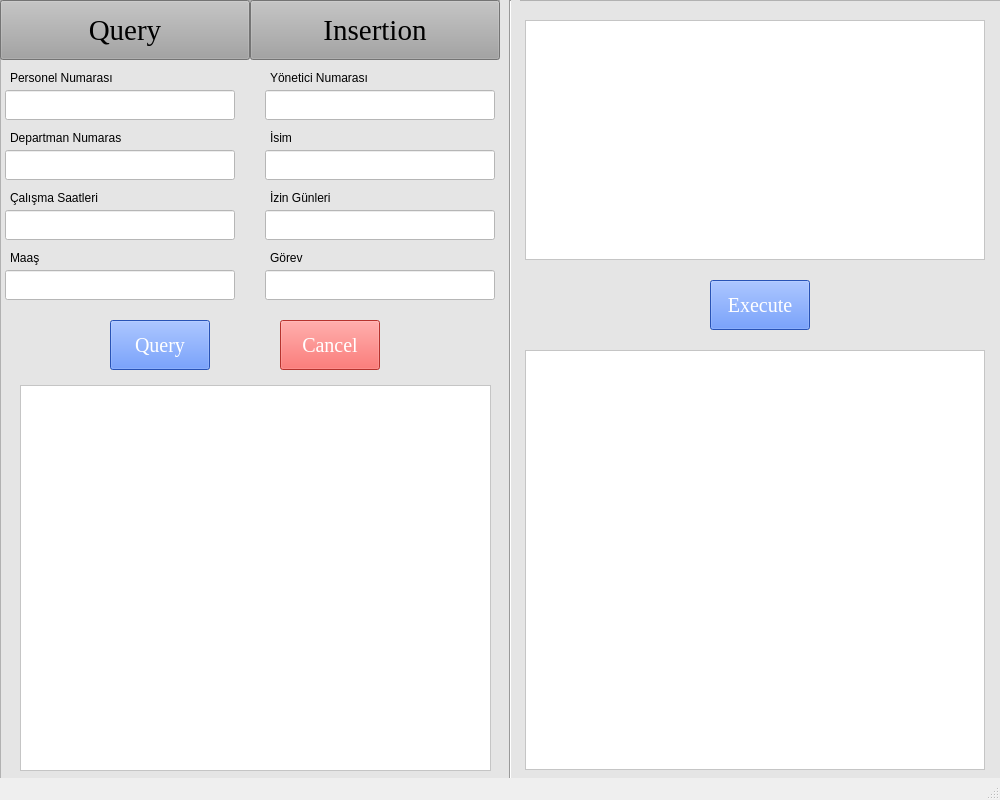
<?xml version="1.0" encoding="UTF-8"?>
<ui version="4.0">
 <class>MainWindow</class>
 <widget class="QMainWindow" name="MainWindow">
  <property name="geometry">
   <rect>
    <x>0</x>
    <y>0</y>
    <width>1000</width>
    <height>800</height>
   </rect>
  </property>
  <property name="windowTitle">
   <string>MainWindow</string>
  </property>
  <widget class="QWidget" name="centralwidget">
   <widget class="QFrame" name="frame_5">
    <property name="geometry">
     <rect>
      <x>0</x>
      <y>0</y>
      <width>1001</width>
      <height>800</height>
     </rect>
    </property>
    <property name="styleSheet">
     <string notr="true">background-color: rgb(229, 229, 229);</string>
    </property>
    <property name="frameShape">
     <enum>QFrame::StyledPanel</enum>
    </property>
    <property name="frameShadow">
     <enum>QFrame::Raised</enum>
    </property>
    <widget class="QPushButton" name="pushButton">
     <property name="geometry">
      <rect>
       <x>0</x>
       <y>0</y>
       <width>250</width>
       <height>60</height>
      </rect>
     </property>
     <property name="font">
      <font>
       <family>Times New Roman</family>
       <pointsize>22</pointsize>
      </font>
     </property>
     <property name="styleSheet">
      <string notr="true">background-color: rgb(163, 163, 163);</string>
     </property>
     <property name="text">
      <string>Query</string>
     </property>
    </widget>
    <widget class="QPushButton" name="pushButton_2">
     <property name="geometry">
      <rect>
       <x>250</x>
       <y>0</y>
       <width>250</width>
       <height>60</height>
      </rect>
     </property>
     <property name="font">
      <font>
       <family>Times New Roman</family>
       <pointsize>22</pointsize>
      </font>
     </property>
     <property name="styleSheet">
      <string notr="true">background-color: rgb(163, 163, 163);</string>
     </property>
     <property name="text">
      <string>Insertion</string>
     </property>
    </widget>
    <widget class="QTextEdit" name="textEdit">
     <property name="geometry">
      <rect>
       <x>525</x>
       <y>20</y>
       <width>460</width>
       <height>240</height>
      </rect>
     </property>
     <property name="styleSheet">
      <string notr="true">background-color: rgb(255, 255, 255);</string>
     </property>
    </widget>
    <widget class="QPushButton" name="pushButton_5">
     <property name="geometry">
      <rect>
       <x>710</x>
       <y>280</y>
       <width>100</width>
       <height>50</height>
      </rect>
     </property>
     <property name="palette">
      <palette>
       <active>
        <colorrole role="WindowText">
         <brush brushstyle="SolidPattern">
          <color alpha="255">
           <red>255</red>
           <green>255</green>
           <blue>255</blue>
          </color>
         </brush>
        </colorrole>
        <colorrole role="Button">
         <brush brushstyle="SolidPattern">
          <color alpha="255">
           <red>56</red>
           <green>116</green>
           <blue>255</blue>
          </color>
         </brush>
        </colorrole>
        <colorrole role="Light">
         <brush brushstyle="SolidPattern">
          <color alpha="255">
           <red>51</red>
           <green>133</green>
           <blue>255</blue>
          </color>
         </brush>
        </colorrole>
        <colorrole role="Text">
         <brush brushstyle="SolidPattern">
          <color alpha="255">
           <red>255</red>
           <green>255</green>
           <blue>255</blue>
          </color>
         </brush>
        </colorrole>
        <colorrole role="ButtonText">
         <brush brushstyle="SolidPattern">
          <color alpha="255">
           <red>255</red>
           <green>255</green>
           <blue>255</blue>
          </color>
         </brush>
        </colorrole>
        <colorrole role="Base">
         <brush brushstyle="SolidPattern">
          <color alpha="255">
           <red>56</red>
           <green>116</green>
           <blue>255</blue>
          </color>
         </brush>
        </colorrole>
        <colorrole role="Window">
         <brush brushstyle="SolidPattern">
          <color alpha="255">
           <red>56</red>
           <green>116</green>
           <blue>255</blue>
          </color>
         </brush>
        </colorrole>
       </active>
       <inactive>
        <colorrole role="WindowText">
         <brush brushstyle="SolidPattern">
          <color alpha="255">
           <red>255</red>
           <green>255</green>
           <blue>255</blue>
          </color>
         </brush>
        </colorrole>
        <colorrole role="Button">
         <brush brushstyle="SolidPattern">
          <color alpha="255">
           <red>56</red>
           <green>116</green>
           <blue>255</blue>
          </color>
         </brush>
        </colorrole>
        <colorrole role="Light">
         <brush brushstyle="SolidPattern">
          <color alpha="255">
           <red>51</red>
           <green>133</green>
           <blue>255</blue>
          </color>
         </brush>
        </colorrole>
        <colorrole role="Text">
         <brush brushstyle="SolidPattern">
          <color alpha="255">
           <red>255</red>
           <green>255</green>
           <blue>255</blue>
          </color>
         </brush>
        </colorrole>
        <colorrole role="ButtonText">
         <brush brushstyle="SolidPattern">
          <color alpha="255">
           <red>255</red>
           <green>255</green>
           <blue>255</blue>
          </color>
         </brush>
        </colorrole>
        <colorrole role="Base">
         <brush brushstyle="SolidPattern">
          <color alpha="255">
           <red>56</red>
           <green>116</green>
           <blue>255</blue>
          </color>
         </brush>
        </colorrole>
        <colorrole role="Window">
         <brush brushstyle="SolidPattern">
          <color alpha="255">
           <red>56</red>
           <green>116</green>
           <blue>255</blue>
          </color>
         </brush>
        </colorrole>
       </inactive>
       <disabled>
        <colorrole role="WindowText">
         <brush brushstyle="SolidPattern">
          <color alpha="255">
           <red>255</red>
           <green>255</green>
           <blue>255</blue>
          </color>
         </brush>
        </colorrole>
        <colorrole role="Button">
         <brush brushstyle="SolidPattern">
          <color alpha="255">
           <red>56</red>
           <green>116</green>
           <blue>255</blue>
          </color>
         </brush>
        </colorrole>
        <colorrole role="Light">
         <brush brushstyle="SolidPattern">
          <color alpha="255">
           <red>51</red>
           <green>133</green>
           <blue>255</blue>
          </color>
         </brush>
        </colorrole>
        <colorrole role="Text">
         <brush brushstyle="SolidPattern">
          <color alpha="255">
           <red>255</red>
           <green>255</green>
           <blue>255</blue>
          </color>
         </brush>
        </colorrole>
        <colorrole role="ButtonText">
         <brush brushstyle="SolidPattern">
          <color alpha="255">
           <red>255</red>
           <green>255</green>
           <blue>255</blue>
          </color>
         </brush>
        </colorrole>
        <colorrole role="Base">
         <brush brushstyle="SolidPattern">
          <color alpha="255">
           <red>56</red>
           <green>116</green>
           <blue>255</blue>
          </color>
         </brush>
        </colorrole>
        <colorrole role="Window">
         <brush brushstyle="SolidPattern">
          <color alpha="255">
           <red>56</red>
           <green>116</green>
           <blue>255</blue>
          </color>
         </brush>
        </colorrole>
       </disabled>
      </palette>
     </property>
     <property name="font">
      <font>
       <family>Times New Roman</family>
       <pointsize>15</pointsize>
      </font>
     </property>
     <property name="styleSheet">
      <string notr="true">background-color: rgb(56, 116, 255);
color: rgb(255, 255, 255);</string>
     </property>
     <property name="text">
      <string>Execute</string>
     </property>
    </widget>
    <widget class="QTextEdit" name="textEdit_2">
     <property name="geometry">
      <rect>
       <x>525</x>
       <y>350</y>
       <width>460</width>
       <height>420</height>
      </rect>
     </property>
     <property name="styleSheet">
      <string notr="true">background-color: rgb(255, 255, 255);</string>
     </property>
     <property name="readOnly">
      <bool>true</bool>
     </property>
    </widget>
    <widget class="Line" name="line_5">
     <property name="geometry">
      <rect>
       <x>500</x>
       <y>0</y>
       <width>20</width>
       <height>811</height>
      </rect>
     </property>
     <property name="orientation">
      <enum>Qt::Vertical</enum>
     </property>
    </widget>
    <widget class="QLineEdit" name="lineEdit_30">
     <property name="geometry">
      <rect>
       <x>5</x>
       <y>90</y>
       <width>230</width>
       <height>30</height>
      </rect>
     </property>
     <property name="styleSheet">
      <string notr="true">background-color: rgb(255, 255, 255);</string>
     </property>
     <property name="text">
      <string/>
     </property>
    </widget>
    <widget class="QLineEdit" name="lineEdit_31">
     <property name="geometry">
      <rect>
       <x>265</x>
       <y>90</y>
       <width>230</width>
       <height>30</height>
      </rect>
     </property>
     <property name="styleSheet">
      <string notr="true">background-color: rgb(255, 255, 255);</string>
     </property>
     <property name="text">
      <string/>
     </property>
    </widget>
    <widget class="QLineEdit" name="lineEdit_32">
     <property name="geometry">
      <rect>
       <x>5</x>
       <y>150</y>
       <width>230</width>
       <height>30</height>
      </rect>
     </property>
     <property name="styleSheet">
      <string notr="true">background-color: rgb(255, 255, 255);</string>
     </property>
     <property name="text">
      <string/>
     </property>
    </widget>
    <widget class="QLineEdit" name="lineEdit_33">
     <property name="geometry">
      <rect>
       <x>5</x>
       <y>210</y>
       <width>230</width>
       <height>30</height>
      </rect>
     </property>
     <property name="styleSheet">
      <string notr="true">background-color: rgb(255, 255, 255);</string>
     </property>
     <property name="text">
      <string/>
     </property>
    </widget>
    <widget class="QLineEdit" name="lineEdit_34">
     <property name="geometry">
      <rect>
       <x>5</x>
       <y>270</y>
       <width>230</width>
       <height>30</height>
      </rect>
     </property>
     <property name="styleSheet">
      <string notr="true">background-color: rgb(255, 255, 255);</string>
     </property>
     <property name="text">
      <string/>
     </property>
    </widget>
    <widget class="QLineEdit" name="lineEdit_37">
     <property name="geometry">
      <rect>
       <x>265</x>
       <y>150</y>
       <width>230</width>
       <height>30</height>
      </rect>
     </property>
     <property name="styleSheet">
      <string notr="true">background-color: rgb(255, 255, 255);</string>
     </property>
     <property name="text">
      <string/>
     </property>
    </widget>
    <widget class="QLineEdit" name="lineEdit_38">
     <property name="geometry">
      <rect>
       <x>265</x>
       <y>210</y>
       <width>230</width>
       <height>30</height>
      </rect>
     </property>
     <property name="styleSheet">
      <string notr="true">background-color: rgb(255, 255, 255);</string>
     </property>
     <property name="text">
      <string/>
     </property>
    </widget>
    <widget class="QLineEdit" name="lineEdit_39">
     <property name="geometry">
      <rect>
       <x>265</x>
       <y>270</y>
       <width>230</width>
       <height>30</height>
      </rect>
     </property>
     <property name="styleSheet">
      <string notr="true">background-color: rgb(255, 255, 255);</string>
     </property>
     <property name="text">
      <string/>
     </property>
    </widget>
    <widget class="QLabel" name="label_30">
     <property name="geometry">
      <rect>
       <x>10</x>
       <y>70</y>
       <width>111</width>
       <height>16</height>
      </rect>
     </property>
     <property name="text">
      <string>Personel Numarası</string>
     </property>
    </widget>
    <widget class="QLabel" name="label_31">
     <property name="geometry">
      <rect>
       <x>270</x>
       <y>70</y>
       <width>111</width>
       <height>16</height>
      </rect>
     </property>
     <property name="text">
      <string>Yönetici Numarası</string>
     </property>
    </widget>
    <widget class="QLabel" name="label_32">
     <property name="geometry">
      <rect>
       <x>10</x>
       <y>130</y>
       <width>111</width>
       <height>16</height>
      </rect>
     </property>
     <property name="text">
      <string>Departman Numarası</string>
     </property>
    </widget>
    <widget class="QLabel" name="label_33">
     <property name="geometry">
      <rect>
       <x>270</x>
       <y>130</y>
       <width>111</width>
       <height>16</height>
      </rect>
     </property>
     <property name="text">
      <string>İsim</string>
     </property>
    </widget>
    <widget class="QLabel" name="label_34">
     <property name="geometry">
      <rect>
       <x>10</x>
       <y>190</y>
       <width>111</width>
       <height>16</height>
      </rect>
     </property>
     <property name="text">
      <string>Çalışma Saatleri</string>
     </property>
    </widget>
    <widget class="QLabel" name="label_35">
     <property name="geometry">
      <rect>
       <x>270</x>
       <y>190</y>
       <width>111</width>
       <height>16</height>
      </rect>
     </property>
     <property name="text">
      <string>İzin Günleri</string>
     </property>
    </widget>
    <widget class="QLabel" name="label_36">
     <property name="geometry">
      <rect>
       <x>10</x>
       <y>250</y>
       <width>111</width>
       <height>16</height>
      </rect>
     </property>
     <property name="text">
      <string>Maaş</string>
     </property>
    </widget>
    <widget class="QLabel" name="label_37">
     <property name="geometry">
      <rect>
       <x>270</x>
       <y>250</y>
       <width>111</width>
       <height>16</height>
      </rect>
     </property>
     <property name="text">
      <string>Görev</string>
     </property>
    </widget>
    <widget class="QPushButton" name="pushButton_3">
     <property name="geometry">
      <rect>
       <x>110</x>
       <y>320</y>
       <width>100</width>
       <height>50</height>
      </rect>
     </property>
     <property name="palette">
      <palette>
       <active>
        <colorrole role="WindowText">
         <brush brushstyle="SolidPattern">
          <color alpha="255">
           <red>255</red>
           <green>255</green>
           <blue>255</blue>
          </color>
         </brush>
        </colorrole>
        <colorrole role="Button">
         <brush brushstyle="SolidPattern">
          <color alpha="255">
           <red>56</red>
           <green>116</green>
           <blue>255</blue>
          </color>
         </brush>
        </colorrole>
        <colorrole role="Light">
         <brush brushstyle="SolidPattern">
          <color alpha="255">
           <red>51</red>
           <green>133</green>
           <blue>255</blue>
          </color>
         </brush>
        </colorrole>
        <colorrole role="Text">
         <brush brushstyle="SolidPattern">
          <color alpha="255">
           <red>255</red>
           <green>255</green>
           <blue>255</blue>
          </color>
         </brush>
        </colorrole>
        <colorrole role="ButtonText">
         <brush brushstyle="SolidPattern">
          <color alpha="255">
           <red>255</red>
           <green>255</green>
           <blue>255</blue>
          </color>
         </brush>
        </colorrole>
        <colorrole role="Base">
         <brush brushstyle="SolidPattern">
          <color alpha="255">
           <red>56</red>
           <green>116</green>
           <blue>255</blue>
          </color>
         </brush>
        </colorrole>
        <colorrole role="Window">
         <brush brushstyle="SolidPattern">
          <color alpha="255">
           <red>56</red>
           <green>116</green>
           <blue>255</blue>
          </color>
         </brush>
        </colorrole>
       </active>
       <inactive>
        <colorrole role="WindowText">
         <brush brushstyle="SolidPattern">
          <color alpha="255">
           <red>255</red>
           <green>255</green>
           <blue>255</blue>
          </color>
         </brush>
        </colorrole>
        <colorrole role="Button">
         <brush brushstyle="SolidPattern">
          <color alpha="255">
           <red>56</red>
           <green>116</green>
           <blue>255</blue>
          </color>
         </brush>
        </colorrole>
        <colorrole role="Light">
         <brush brushstyle="SolidPattern">
          <color alpha="255">
           <red>51</red>
           <green>133</green>
           <blue>255</blue>
          </color>
         </brush>
        </colorrole>
        <colorrole role="Text">
         <brush brushstyle="SolidPattern">
          <color alpha="255">
           <red>255</red>
           <green>255</green>
           <blue>255</blue>
          </color>
         </brush>
        </colorrole>
        <colorrole role="ButtonText">
         <brush brushstyle="SolidPattern">
          <color alpha="255">
           <red>255</red>
           <green>255</green>
           <blue>255</blue>
          </color>
         </brush>
        </colorrole>
        <colorrole role="Base">
         <brush brushstyle="SolidPattern">
          <color alpha="255">
           <red>56</red>
           <green>116</green>
           <blue>255</blue>
          </color>
         </brush>
        </colorrole>
        <colorrole role="Window">
         <brush brushstyle="SolidPattern">
          <color alpha="255">
           <red>56</red>
           <green>116</green>
           <blue>255</blue>
          </color>
         </brush>
        </colorrole>
       </inactive>
       <disabled>
        <colorrole role="WindowText">
         <brush brushstyle="SolidPattern">
          <color alpha="255">
           <red>255</red>
           <green>255</green>
           <blue>255</blue>
          </color>
         </brush>
        </colorrole>
        <colorrole role="Button">
         <brush brushstyle="SolidPattern">
          <color alpha="255">
           <red>56</red>
           <green>116</green>
           <blue>255</blue>
          </color>
         </brush>
        </colorrole>
        <colorrole role="Light">
         <brush brushstyle="SolidPattern">
          <color alpha="255">
           <red>51</red>
           <green>133</green>
           <blue>255</blue>
          </color>
         </brush>
        </colorrole>
        <colorrole role="Text">
         <brush brushstyle="SolidPattern">
          <color alpha="255">
           <red>255</red>
           <green>255</green>
           <blue>255</blue>
          </color>
         </brush>
        </colorrole>
        <colorrole role="ButtonText">
         <brush brushstyle="SolidPattern">
          <color alpha="255">
           <red>255</red>
           <green>255</green>
           <blue>255</blue>
          </color>
         </brush>
        </colorrole>
        <colorrole role="Base">
         <brush brushstyle="SolidPattern">
          <color alpha="255">
           <red>56</red>
           <green>116</green>
           <blue>255</blue>
          </color>
         </brush>
        </colorrole>
        <colorrole role="Window">
         <brush brushstyle="SolidPattern">
          <color alpha="255">
           <red>56</red>
           <green>116</green>
           <blue>255</blue>
          </color>
         </brush>
        </colorrole>
       </disabled>
      </palette>
     </property>
     <property name="font">
      <font>
       <family>Times New Roman</family>
       <pointsize>15</pointsize>
      </font>
     </property>
     <property name="styleSheet">
      <string notr="true">background-color: rgb(56, 116, 255);
color: rgb(255, 255, 255);</string>
     </property>
     <property name="text">
      <string>Query</string>
     </property>
    </widget>
    <widget class="QPushButton" name="pushButton_4">
     <property name="geometry">
      <rect>
       <x>280</x>
       <y>320</y>
       <width>100</width>
       <height>50</height>
      </rect>
     </property>
     <property name="palette">
      <palette>
       <active>
        <colorrole role="WindowText">
         <brush brushstyle="SolidPattern">
          <color alpha="255">
           <red>255</red>
           <green>255</green>
           <blue>255</blue>
          </color>
         </brush>
        </colorrole>
        <colorrole role="Button">
         <brush brushstyle="SolidPattern">
          <color alpha="255">
           <red>255</red>
           <green>71</green>
           <blue>65</blue>
          </color>
         </brush>
        </colorrole>
        <colorrole role="Light">
         <brush brushstyle="SolidPattern">
          <color alpha="255">
           <red>51</red>
           <green>133</green>
           <blue>255</blue>
          </color>
         </brush>
        </colorrole>
        <colorrole role="Text">
         <brush brushstyle="SolidPattern">
          <color alpha="255">
           <red>255</red>
           <green>255</green>
           <blue>255</blue>
          </color>
         </brush>
        </colorrole>
        <colorrole role="ButtonText">
         <brush brushstyle="SolidPattern">
          <color alpha="255">
           <red>255</red>
           <green>255</green>
           <blue>255</blue>
          </color>
         </brush>
        </colorrole>
        <colorrole role="Base">
         <brush brushstyle="SolidPattern">
          <color alpha="255">
           <red>255</red>
           <green>71</green>
           <blue>65</blue>
          </color>
         </brush>
        </colorrole>
        <colorrole role="Window">
         <brush brushstyle="SolidPattern">
          <color alpha="255">
           <red>255</red>
           <green>71</green>
           <blue>65</blue>
          </color>
         </brush>
        </colorrole>
       </active>
       <inactive>
        <colorrole role="WindowText">
         <brush brushstyle="SolidPattern">
          <color alpha="255">
           <red>255</red>
           <green>255</green>
           <blue>255</blue>
          </color>
         </brush>
        </colorrole>
        <colorrole role="Button">
         <brush brushstyle="SolidPattern">
          <color alpha="255">
           <red>255</red>
           <green>71</green>
           <blue>65</blue>
          </color>
         </brush>
        </colorrole>
        <colorrole role="Light">
         <brush brushstyle="SolidPattern">
          <color alpha="255">
           <red>51</red>
           <green>133</green>
           <blue>255</blue>
          </color>
         </brush>
        </colorrole>
        <colorrole role="Text">
         <brush brushstyle="SolidPattern">
          <color alpha="255">
           <red>255</red>
           <green>255</green>
           <blue>255</blue>
          </color>
         </brush>
        </colorrole>
        <colorrole role="ButtonText">
         <brush brushstyle="SolidPattern">
          <color alpha="255">
           <red>255</red>
           <green>255</green>
           <blue>255</blue>
          </color>
         </brush>
        </colorrole>
        <colorrole role="Base">
         <brush brushstyle="SolidPattern">
          <color alpha="255">
           <red>255</red>
           <green>71</green>
           <blue>65</blue>
          </color>
         </brush>
        </colorrole>
        <colorrole role="Window">
         <brush brushstyle="SolidPattern">
          <color alpha="255">
           <red>255</red>
           <green>71</green>
           <blue>65</blue>
          </color>
         </brush>
        </colorrole>
       </inactive>
       <disabled>
        <colorrole role="WindowText">
         <brush brushstyle="SolidPattern">
          <color alpha="255">
           <red>255</red>
           <green>255</green>
           <blue>255</blue>
          </color>
         </brush>
        </colorrole>
        <colorrole role="Button">
         <brush brushstyle="SolidPattern">
          <color alpha="255">
           <red>255</red>
           <green>71</green>
           <blue>65</blue>
          </color>
         </brush>
        </colorrole>
        <colorrole role="Light">
         <brush brushstyle="SolidPattern">
          <color alpha="255">
           <red>51</red>
           <green>133</green>
           <blue>255</blue>
          </color>
         </brush>
        </colorrole>
        <colorrole role="Text">
         <brush brushstyle="SolidPattern">
          <color alpha="255">
           <red>255</red>
           <green>255</green>
           <blue>255</blue>
          </color>
         </brush>
        </colorrole>
        <colorrole role="ButtonText">
         <brush brushstyle="SolidPattern">
          <color alpha="255">
           <red>255</red>
           <green>255</green>
           <blue>255</blue>
          </color>
         </brush>
        </colorrole>
        <colorrole role="Base">
         <brush brushstyle="SolidPattern">
          <color alpha="255">
           <red>255</red>
           <green>71</green>
           <blue>65</blue>
          </color>
         </brush>
        </colorrole>
        <colorrole role="Window">
         <brush brushstyle="SolidPattern">
          <color alpha="255">
           <red>255</red>
           <green>71</green>
           <blue>65</blue>
          </color>
         </brush>
        </colorrole>
       </disabled>
      </palette>
     </property>
     <property name="font">
      <font>
       <family>Times New Roman</family>
       <pointsize>15</pointsize>
      </font>
     </property>
     <property name="styleSheet">
      <string notr="true">color: rgb(255, 255, 255);
background-color: rgb(255, 71, 65);</string>
     </property>
     <property name="text">
      <string>Cancel</string>
     </property>
    </widget>
    <widget class="QTextEdit" name="textEdit_13">
     <property name="geometry">
      <rect>
       <x>20</x>
       <y>385</y>
       <width>471</width>
       <height>386</height>
      </rect>
     </property>
     <property name="styleSheet">
      <string notr="true">background-color: rgb(255, 255, 255);</string>
     </property>
     <property name="readOnly">
      <bool>true</bool>
     </property>
    </widget>
   </widget>
  </widget>
  <widget class="QStatusBar" name="statusbar"/>
 </widget>
 <resources/>
 <connections/>
</ui>
